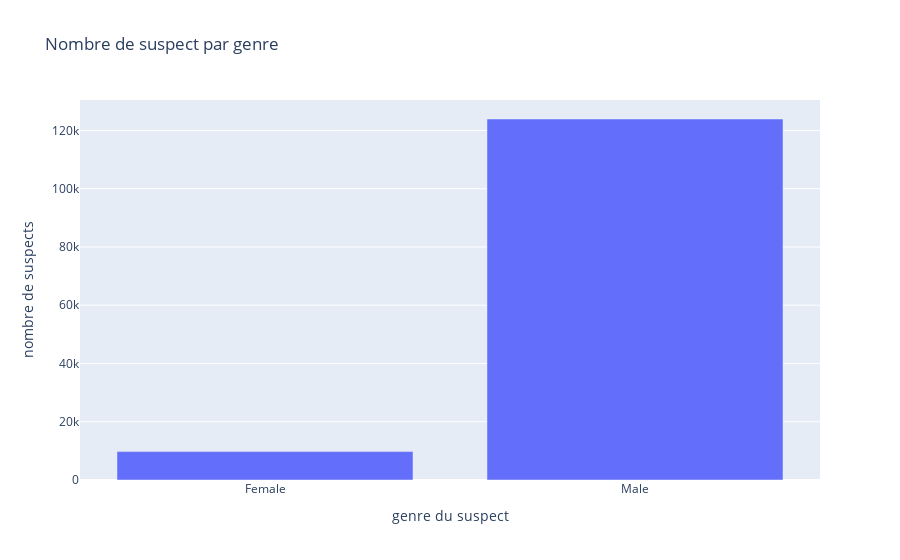

Notebook code cell kept with this figure:
### Code cell
gender=['Male', 'Female']
filtered_suspects_genre=df_suspects[df_suspects['gender_sus'].isin(gender)]

fig6 = px.bar(filtered_suspects_genre, x=sorted(pd.unique(filtered_suspects_genre['gender_sus'])), y=filtered_suspects_genre.groupby('gender_sus').count()['id'],
              labels={"x":"genre du suspect", "y":"nombre de suspects"},
              title="Nombre de suspect par genre")

fig6

### Figure 1 — Plotly figure (JSON) as saved in the notebook; plotly's stock layout.template omitted (floating-point values rounded to 4 significant figures)
{"data": [{"alignmentgroup": "True", "hovertemplate": "genre du suspect=%{x}<br>nombre de suspects=%{y}<extra></extra>", "legendgroup": "", "marker": {"color": "#636efa", "pattern": {"shape": ""}}, "name": "", "offsetgroup": "", "orientation": "v", "showlegend": false, "textposition": "auto", "type": "bar", "x": ["Female", "Male"], "xaxis": "x", "y": [9756, 123936], "yaxis": "y"}], "layout": {"barmode": "relative", "legend": {"tracegroupgap": 0}, "title": {"text": "Nombre de suspect par genre"}, "xaxis": {"anchor": "y", "domain": [0, 1], "title": {"text": "genre du suspect"}}, "yaxis": {"anchor": "x", "domain": [0, 1], "title": {"text": "nombre de suspects"}}}}
